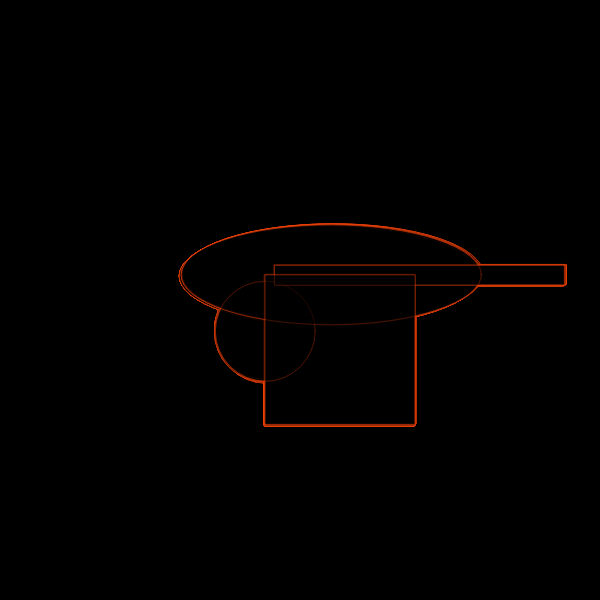
Frame 1 (no input)
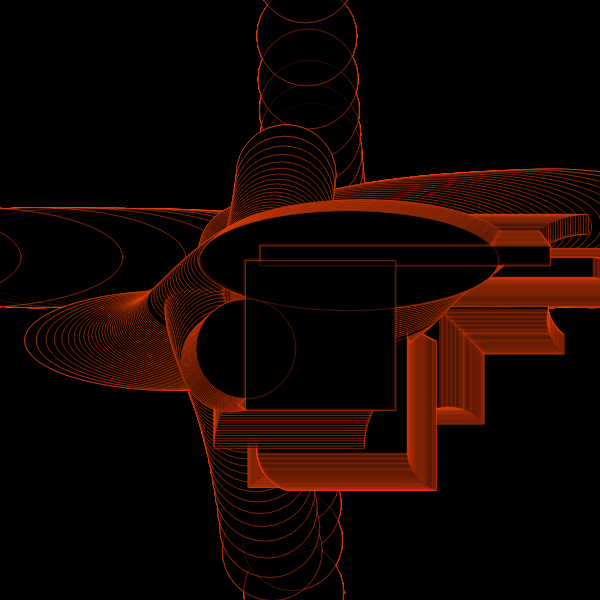
Frame 60 (no input)
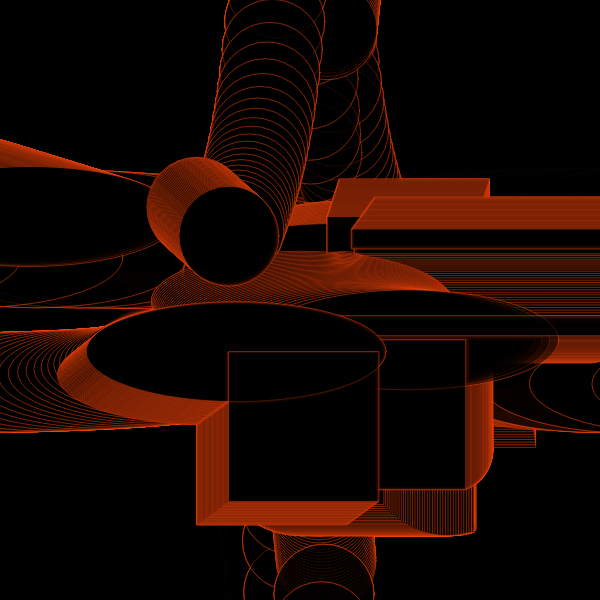
Frame 120 (the mouse pressed at the canvas centre since frame 60)

The p5.js sketch that drew these frames (run headless with seeded random() and noise() and a simulated clock; from frame 60 on, the mouse is pressed at the canvas centre):

// p5.js sketch
// ── sketch.js
//forked from: https://tylerxhobbs.com/essays/2017/aesthetically-pleasing-triangle-subdivision

let _aryObject = [];
let _tileNumT;
let _tileNumR;
let _ellipseRatio;
let _count;
let _stepR;
let _stepT;
function setup() {
  w = 600;
  var canvas;
    if(windowWidth>=600 && windowHeight >=600){
      canvas = createCanvas(600, 600);
    }
    else{
      canvas = createCanvas(windowWidth, windowHeight - 100);
    }

  var x = (windowWidth - width) / 2;
  var y = (windowHeight - height) / 2;

  canvas.position(x, y);
  background(0);
  noStroke();
  
  _freqCount = 40;

  _count = 0;
  _ellipseRatio = 2;
  _tileNumT = 5;
  _tileNumR = 7;
  
  let shapeMode = 1;
  let layerNum = 20;
  let initT = int(random(_tileNumT));
  for (k = 1; k <= layerNum; k++) {
    let baseColor = 360 + random(720);
    _aryObject.push(new f(
      1, initT,
      color((baseColor + 180) % 360, 200, 50, 100),
      shapeMode,
      width/2/_tileNumR/layerNum*k
    ));
  }

    background(0);


}




function draw() {
  // clear();
  // blendMode(EXCLUSION);
  background(0, 50);
  
  for (let i = 0; i < _aryObject.length; i++) {
    _aryObject[i].update();
    _aryObject[i].drawMe();
  }

  _count ++;
  noStroke()
  fill(255,69,0);
}

class f {
  constructor(iR, iT, myColor, shapeMode, sw) {
    this.target_iR = iR;
    this.target_iT = iT;
    this.myColor = myColor;
    this.shapeMode = shapeMode; //0 rect, 1 ellipse
    this.sw = sw *_ellipseRatio; 
    this.aryPoint = [];
  }

  setTarget() {
    _stepR = 1;
    _stepT = 1;
    this.iR = this.target_iR;
    this.iT = this.target_iT % _tileNumT;
    
    this.aryPoint.unshift([this.iR, this.iT]);

    let dir;
    if (this.iR <= _stepR) {
      dir = random(["down", "left", "right"]);
    } else if (this.iR >= _tileNumR-_stepR) {
      dir = random(["up", "left", "right"]);
    } else {
      dir = random(["up", "down", "left", "right"]);
    }

    if (dir == "up") { 
      this.target_iR = this.iR - _stepR; 
    }
    else if (dir == "down") { 
      this.target_iR = this.iR + _stepR; }
    else if (dir == "left") { 
      this.target_iT = this.iT - _stepT; 
    }
    else if (dir == "right") {
       this.target_iT = this.iT + _stepT; 
     }

    this.dR = (this.target_iR - this.iR) / (_freqCount+1);
    this.dT = (this.target_iT - this.iT) / (_freqCount+1);
  }
  
  update() {
    if (_count % _freqCount == 0) {
      this.setTarget();
    }

    if (this.target_iR == this.iR) { //dir = right or left
      this.aryPoint.unshift([this.iR, this.aryPoint[0][1] + this.dT]);
    } else if (this.target_iT == this.iT) {
      this.aryPoint.unshift([this.aryPoint[0][0] + this.dR, this.iT]);
    }

    while (this.aryPoint.length >= 40) {
      this.aryPoint.pop();
    }
  }

  drawMe() {
    stroke(255,70,10);
    strokeWeight(0.5)
    fill(0, 130)    
    push();
    translate(width/2, height/2);
    // beginShape();
    for (let i = 0; i < this.aryPoint.length; i++) {
      ellipse(
        width / 2 / _tileNumR * this.aryPoint[i][0] * cos(2*PI / _tileNumT * this.aryPoint[i][1]),
        width / 2 / _tileNumR * this.aryPoint[i][0] * tan(2*PI / _tileNumT * this.aryPoint[i][1]), 100, 100);
      ellipse(
        width / 2 / _tileNumR * this.aryPoint[i][0] * tan(2*PI / _tileNumT * this.aryPoint[i][1]),
        width / 2 / _tileNumR * this.aryPoint[i][0] * sin(2*PI / _tileNumT * this.aryPoint[i][1]), 300, 100);

        rect(
        width / 2 / _tileNumR * this.aryPoint[i][0] * sin(2*PI / _tileNumT * this.aryPoint[i][1]),
        width / 2 / _tileNumR * this.aryPoint[i][0] * cos(2*PI / _tileNumT * this.aryPoint[i][1]), 290, 20);

        rect(
        width / 2 / _tileNumR * this.aryPoint[i][0] * cos(2*PI / _tileNumT * this.aryPoint[i][1]),
        width / 2 / _tileNumR * this.aryPoint[i][0] * sin(2*PI / _tileNumT * this.aryPoint[i][1]), 150, 150);
    }
    // endShape();
    pop();
  }
}
